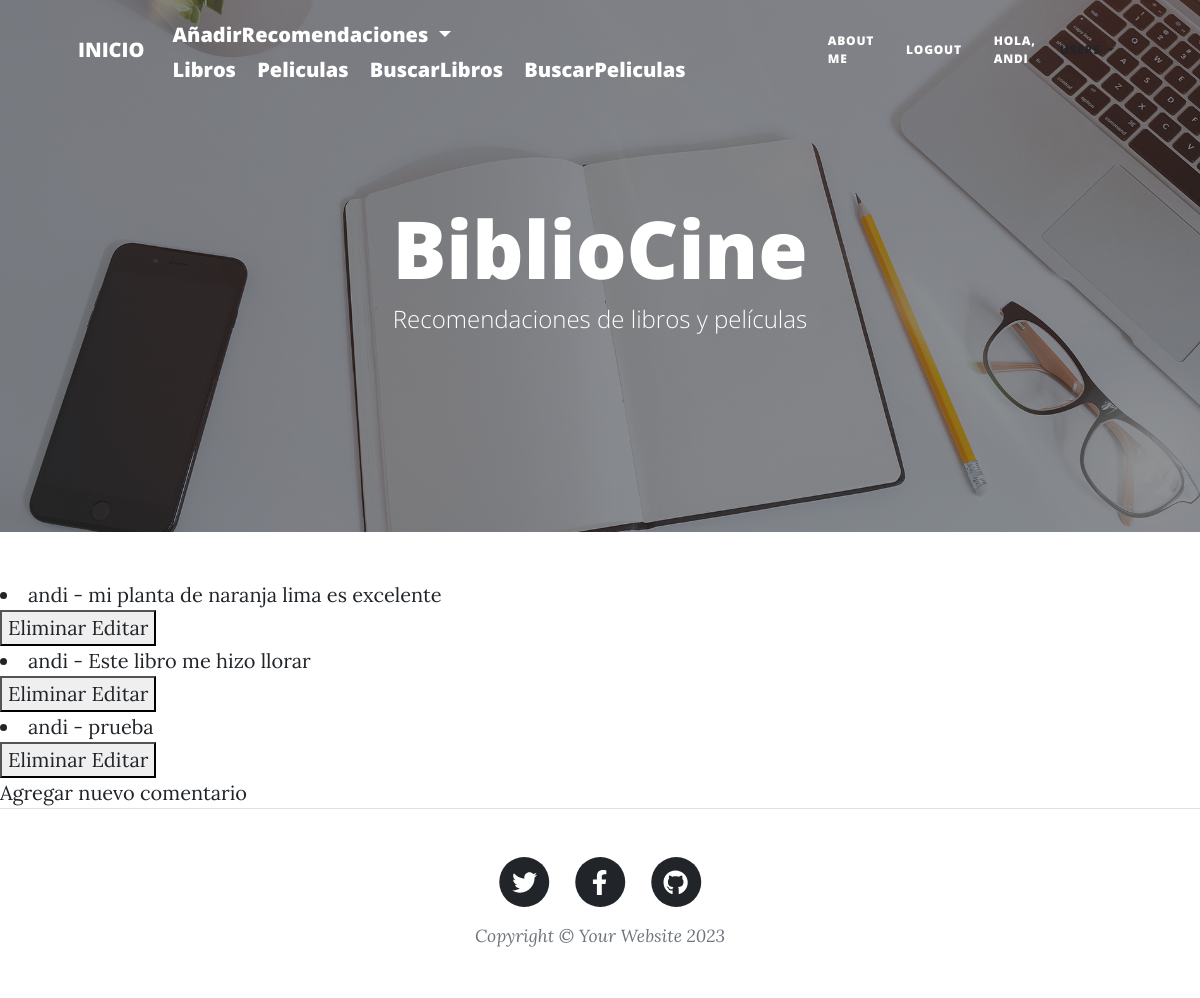
Page /AppBiblioCine/leerComentarioLibros/6 (signed in) on the committed database.
### AppBiblioCine/models.py (models this page shows)
class ComentarioLibro(models.Model):
    libro = models.ForeignKey(Libro, related_name='comentariosLibros', on_delete=models.CASCADE, null=True)
    nombre = models.ForeignKey(User,blank=False,null=True,on_delete=models.CASCADE, verbose_name="nombre")
    comentario = models.TextField(null=True, blank=True)
    fechaComentario = models.DateTimeField(auto_now_add=True)
    class Meta:
        ordering = ['-fechaComentario']
    def __str__(self):
        return '%s - %s' % (self.nombre, self.comentario)

### AppBiblioCine/views.py (the view)
# urls.py: path( 'leerComentarioLibros/<id>', views.leerComentarioLibros, name='LeerComentarioLibros'),
@login_required
def leerComentarioLibros(request, id):
    libro = get_object_or_404(Libro, id=id)
    comentarios = ComentarioLibro.objects.all()
    comentarios = ComentarioLibro.objects.filter(libro__id=id)
    contexto = {"libro": libro, "comentarios":comentarios}
    print(comentarios)
    return render(request, "AppBiblioCine/leerComentariosLibros.html", contexto)

### templates/AppBiblioCine/leerComentariosLibros.html (shortened to what this page needs)
{% extends 'AppAdministracion/padre.html' %}
{% load static %}
{% block CAMBIOS %}
    <!DOCTYPE html>
    <html lang="en">
    <head>
    </head>
    <body>
        {% for c in comentarios %}
            <li>{{c}}</li>
            {% if user.is_authenticated and user == c.nombre %}
            <button>
                <a href="{% url 'EliminarComentarioLibros' c.id %}">Eliminar</a>
                <a href="{% url 'EditarComentarioLibros' c.id %}">Editar</a>
            </button>
            {% endif %}
        {% endfor %}
        <br>
        <a href="{% url 'ComentarioLibros' libro.id %}">Agregar nuevo comentario</a>
    </body>
    </html>
{% endblock %}

### templates/AppAdministracion/padre.html (shortened to what this page needs)
<!DOCTYPE html>
<html lang="en">
    <head>
        {% load static %}
        <link href="{% static 'css/styles.css' %}" rel="stylesheet" />
    </head>
    <body>
        <nav class="navbar navbar-expand-lg navbar-light" id="mainNav">
            <div class="container px-4 px-lg-5">
                <a class="navbar-brand" href="{% url 'Inicio' %}">INICIO</a>
                <div class="container">
                    {% if user.is_superuser %}
                        <li style="list-style: none; font-weight: bold;" class="navbar-brand dropdown">
                            <a class ="navbar-brand dropdown-toggle" href="#" role="button" data-bs-toggle="dropdown" aria-expanded="false">
                                AñadirRecomendaciones
                            </a>
                        </li>
                   {% endif %}
                    <a class="navbar-brand" href="{% url 'LeerLibros' %}">Libros</a>
                    <a class="navbar-brand" href="{% url 'LeerPeliculas' %}">Peliculas</a>
                    <a class="navbar-brand" href="{% url 'BusquedaLibro' %}">BuscarLibros</a>
                    <a class="navbar-brand" href="{% url 'BusquedaPelicula' %}">BuscarPeliculas</a>
                </div>
                <div class="collapse navbar-collapse" id="navbarResponsive">
                    <ul class="navbar-nav ms-auto py-4 py-lg-0 align-items-center">
                        <li class="nav-item"><a class="nav-link px-lg-3 py-3 py-lg-4 mb-0" href="{% url 'AboutMe' %}">About Me</a></li>
                        <li class="nav-item"><a class="nav-link px-lg-3 py-3 py-lg-4 mb-0" href="{% url 'Logout' %}">Logout</a></li>
                        {% if request.user.is_authenticated %}
                            <li class="nav-item"><a class="nav-link px-lg-3 py-3 py-lg-4 mb-0" href="#">Hola, {{user.username}}</a></li>
                            <li style="list-style: none; font-weight: bold;" class="nav-item dropdown">
                                <a class="nav-link dropdown-toggle text-dark" href="#" role="button" data-bs-toggle="dropdown" aria-expanded="false">
                                    Users
                                </a>
                            </li>
                        {% endif %}
                    </ul>
                </div>
            </div>
        </nav>
        <header class="masthead" style="background-image: url('assets/img/home-bg.jpg')">
            <div class="container position-relative px-4 px-lg-5">
                <div class="row gx-4 gx-lg-5 justify-content-center">
                    <div class="col-md-10 col-lg-8 col-xl-7">
                        <div class="site-heading">
                            <h1>BiblioCine</h1>
                            <span class="subheading">Recomendaciones de libros y películas</span>
                        </div>
                    </div>
                </div>
            </div>
        </header>
        {% block CAMBIOS %}
        {% endblock %}
        <footer class="border-top">
            <div class="container px-4 px-lg-5">
                <div class="row gx-4 gx-lg-5 justify-content-center">
                    <div class="col-md-10 col-lg-8 col-xl-7">
                        <ul class="list-inline text-center">
                            <li class="list-inline-item">
                                <a href="#!">
                                    <span class="fa-stack fa-lg">
                                        <i class="fas fa-circle fa-stack-2x"></i>
                                        <i class="fab fa-twitter fa-stack-1x fa-inverse"></i>
                                    </span>
                                </a>
                            </li>
                            <li class="list-inline-item">
                                <a href="#!">
                                    <span class="fa-stack fa-lg">
                                        <i class="fas fa-circle fa-stack-2x"></i>
                                        <i class="fab fa-facebook-f fa-stack-1x fa-inverse"></i>
                                    </span>
                                </a>
                            </li>
                            <li class="list-inline-item">
                                <a href="#!">
                                    <span class="fa-stack fa-lg">
                                        <i class="fas fa-circle fa-stack-2x"></i>
                                        <i class="fab fa-github fa-stack-1x fa-inverse"></i>
                                    </span>
                                </a>
                            </li>
                        </ul>
                        <div class="small text-center text-muted fst-italic">Copyright &copy; Your Website 2023</div>
                    </div>
                </div>
            </div>
        </footer>
    </body>
</html>

### rows in the picture
ComentarioLibro: nombre+comentario "andi - mi planta de naranja lima es excelente", shows "Eliminar"
ComentarioLibro: nombre+comentario "andi - Este libro me hizo llorar", shows "Eliminar"
ComentarioLibro: nombre+comentario "andi - prueba", shows "Eliminar"

### other values in the picture
{{ user.username }} "ANDI"
